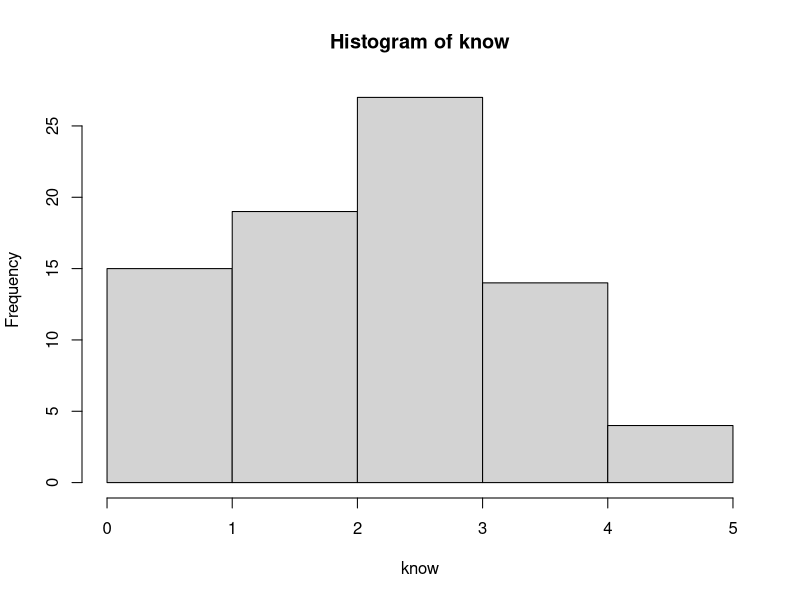
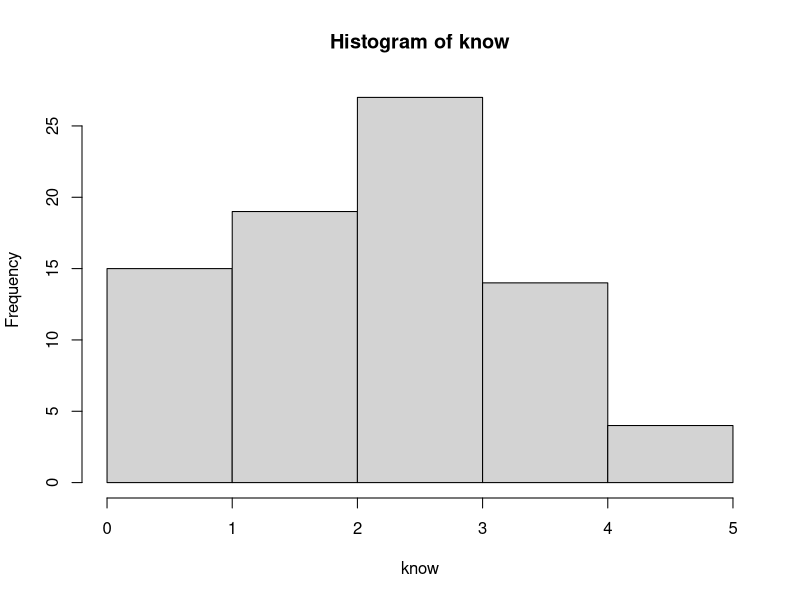
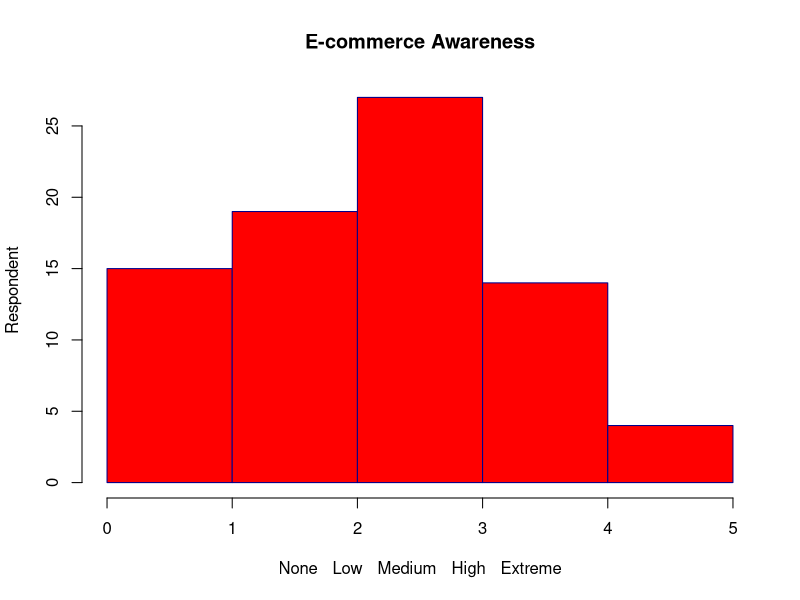

The R script that drew these images, in order: (Note: this script raises an error after producing the figures.)
data<-read.csv("data.csv")
know<-as.vector(data[[2]])
hist(know,nclass=5)
know_hist<-hist(know,nclass=5)
plot(know_hist,border="dark blue",col="red",main = "E-commerce Awareness",xlab="None   Low   Medium   High   Extreme",ylab="Respondent" )


#TODO buy freq
buy<-as.vector(data[[3]])

buy_hist<-hist(buy,nclass=4)
plot(know_hist,border="dark blue",col="red",main = "Số giao dịch thực hiện mỗi tuần",xlab="Giao Dich",ylab="số người" )
